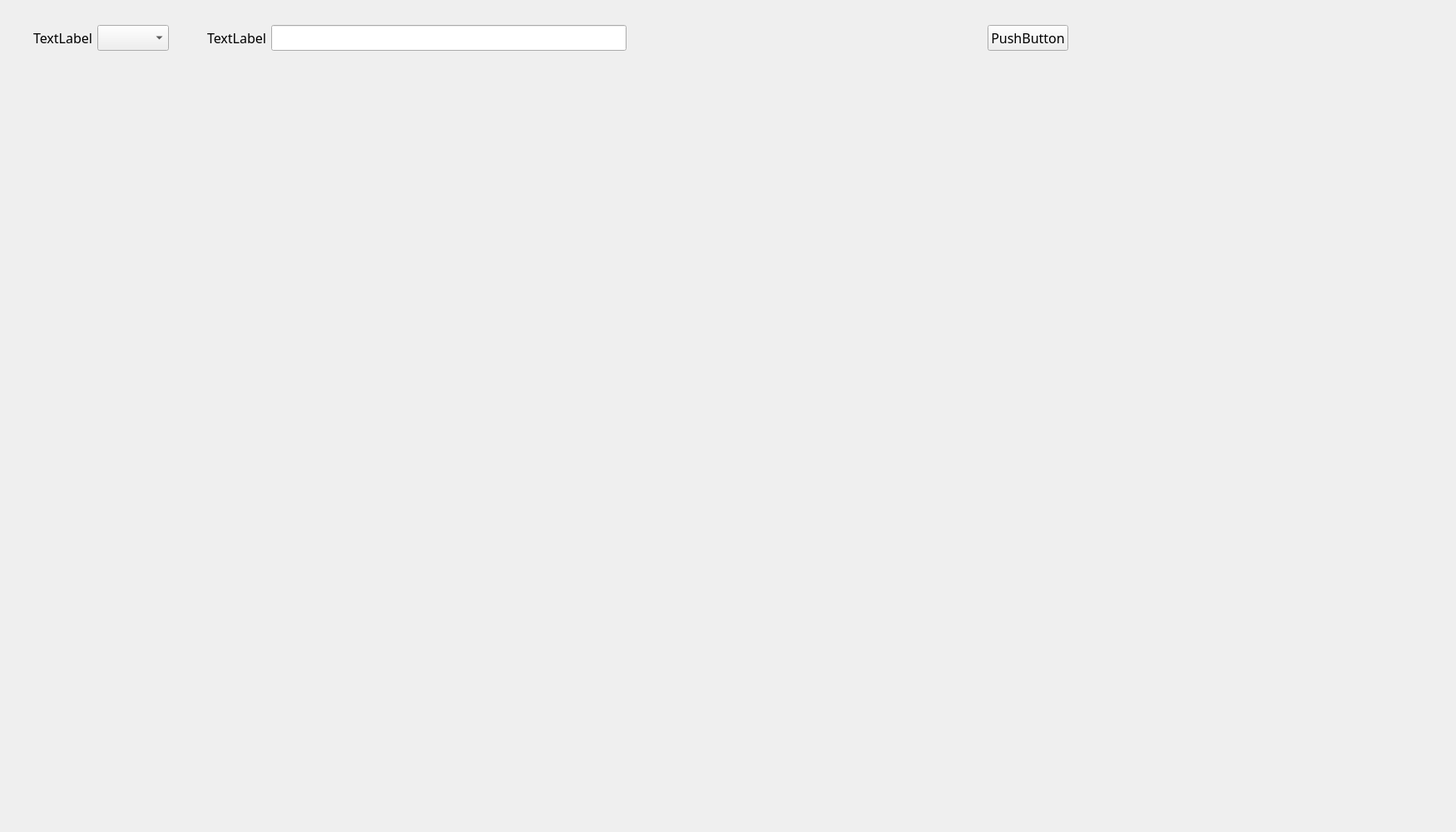
<?xml version="1.0" encoding="UTF-8"?>
<ui version="4.0">
 <class>Panel5</class>
 <widget class="QWidget" name="Panel5">
  <property name="geometry">
   <rect>
    <x>0</x>
    <y>0</y>
    <width>1750</width>
    <height>1000</height>
   </rect>
  </property>
  <property name="windowTitle">
   <string>Form</string>
  </property>
  <widget class="QWidget" name="">
   <property name="geometry">
    <rect>
     <x>40</x>
     <y>30</y>
     <width>1671</width>
     <height>911</height>
    </rect>
   </property>
   <layout class="QVBoxLayout" name="verticalLayout">
    <item>
     <layout class="QHBoxLayout" name="horizontalLayout">
      <item>
       <widget class="QLabel" name="label">
        <property name="font">
         <font>
          <family>標楷體</family>
          <pointsize>12</pointsize>
         </font>
        </property>
        <property name="text">
         <string>TextLabel</string>
        </property>
       </widget>
      </item>
      <item>
       <widget class="QComboBox" name="comboBox">
        <property name="font">
         <font>
          <family>標楷體</family>
          <pointsize>12</pointsize>
         </font>
        </property>
       </widget>
      </item>
      <item>
       <spacer name="horizontalSpacer">
        <property name="orientation">
         <enum>Qt::Horizontal</enum>
        </property>
        <property name="sizeType">
         <enum>QSizePolicy::Fixed</enum>
        </property>
        <property name="sizeHint" stdset="0">
         <size>
          <width>40</width>
          <height>20</height>
         </size>
        </property>
       </spacer>
      </item>
      <item>
       <widget class="QLabel" name="label_2">
        <property name="font">
         <font>
          <family>標楷體</family>
          <pointsize>12</pointsize>
         </font>
        </property>
        <property name="text">
         <string>TextLabel</string>
        </property>
       </widget>
      </item>
      <item>
       <widget class="QLineEdit" name="lineEdit">
        <property name="font">
         <font>
          <family>標楷體</family>
          <pointsize>12</pointsize>
         </font>
        </property>
       </widget>
      </item>
      <item>
       <spacer name="horizontalSpacer_2">
        <property name="orientation">
         <enum>Qt::Horizontal</enum>
        </property>
        <property name="sizeType">
         <enum>QSizePolicy::Expanding</enum>
        </property>
        <property name="sizeHint" stdset="0">
         <size>
          <width>40</width>
          <height>20</height>
         </size>
        </property>
       </spacer>
      </item>
      <item>
       <widget class="QPushButton" name="pushButton">
        <property name="font">
         <font>
          <family>標楷體</family>
          <pointsize>12</pointsize>
         </font>
        </property>
        <property name="text">
         <string>PushButton</string>
        </property>
       </widget>
      </item>
      <item>
       <spacer name="horizontalSpacer_3">
        <property name="orientation">
         <enum>Qt::Horizontal</enum>
        </property>
        <property name="sizeHint" stdset="0">
         <size>
          <width>40</width>
          <height>20</height>
         </size>
        </property>
       </spacer>
      </item>
     </layout>
    </item>
    <item>
     <layout class="QGridLayout" name="gridLayout">
      <item row="0" column="0">
       <spacer name="verticalSpacer">
        <property name="orientation">
         <enum>Qt::Vertical</enum>
        </property>
        <property name="sizeType">
         <enum>QSizePolicy::Expanding</enum>
        </property>
        <property name="sizeHint" stdset="0">
         <size>
          <width>20</width>
          <height>40</height>
         </size>
        </property>
       </spacer>
      </item>
     </layout>
    </item>
    <item>
     <layout class="QGridLayout" name="gridLayout_2">
      <item row="5" column="0">
       <widget class="QLabel" name="label_7">
        <property name="font">
         <font>
          <family>標楷體</family>
          <pointsize>12</pointsize>
         </font>
        </property>
        <property name="text">
         <string/>
        </property>
       </widget>
      </item>
      <item row="4" column="0">
       <widget class="QLabel" name="label_6">
        <property name="font">
         <font>
          <family>標楷體</family>
          <pointsize>12</pointsize>
         </font>
        </property>
        <property name="text">
         <string/>
        </property>
       </widget>
      </item>
      <item row="3" column="0">
       <widget class="QLabel" name="label_5">
        <property name="font">
         <font>
          <family>標楷體</family>
          <pointsize>12</pointsize>
         </font>
        </property>
        <property name="text">
         <string/>
        </property>
       </widget>
      </item>
      <item row="2" column="0">
       <widget class="QLabel" name="label_4">
        <property name="font">
         <font>
          <family>標楷體</family>
          <pointsize>12</pointsize>
         </font>
        </property>
        <property name="text">
         <string/>
        </property>
       </widget>
      </item>
      <item row="6" column="0">
       <widget class="QLabel" name="label_8">
        <property name="font">
         <font>
          <family>標楷體</family>
          <pointsize>12</pointsize>
         </font>
        </property>
        <property name="text">
         <string/>
        </property>
       </widget>
      </item>
      <item row="1" column="0">
       <widget class="QLabel" name="label_3">
        <property name="font">
         <font>
          <family>標楷體</family>
          <pointsize>12</pointsize>
         </font>
        </property>
        <property name="contextMenuPolicy">
         <enum>Qt::DefaultContextMenu</enum>
        </property>
        <property name="text">
         <string/>
        </property>
       </widget>
      </item>
      <item row="7" column="0">
       <widget class="QLabel" name="label_9">
        <property name="font">
         <font>
          <family>標楷體</family>
          <pointsize>12</pointsize>
         </font>
        </property>
        <property name="text">
         <string/>
        </property>
       </widget>
      </item>
     </layout>
    </item>
   </layout>
  </widget>
 </widget>
 <resources/>
 <connections/>
</ui>
